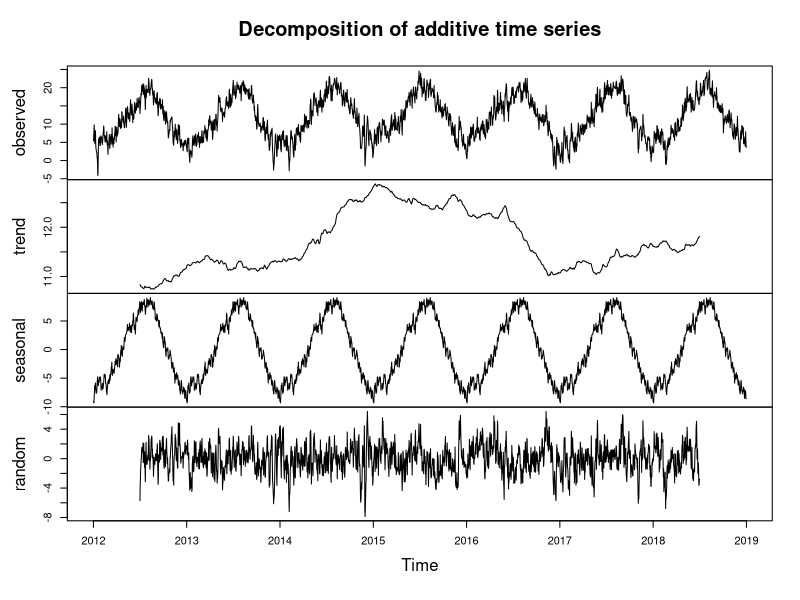
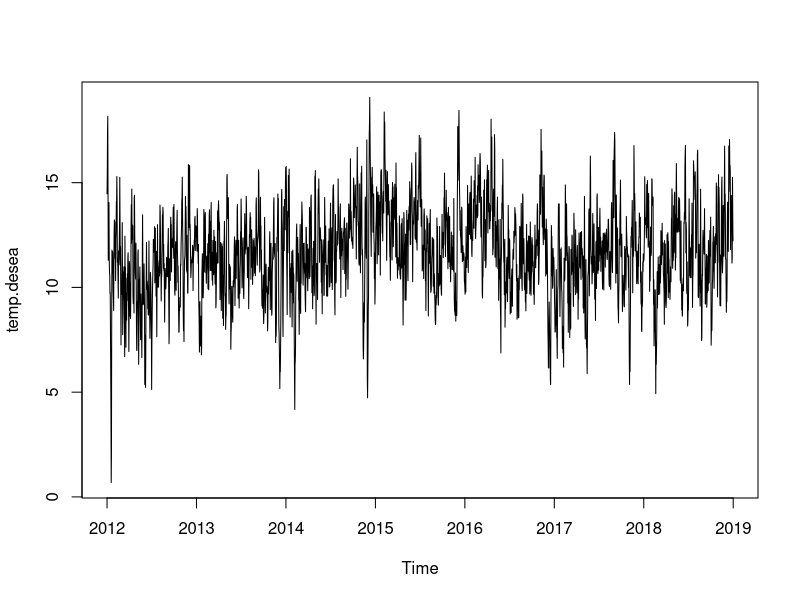
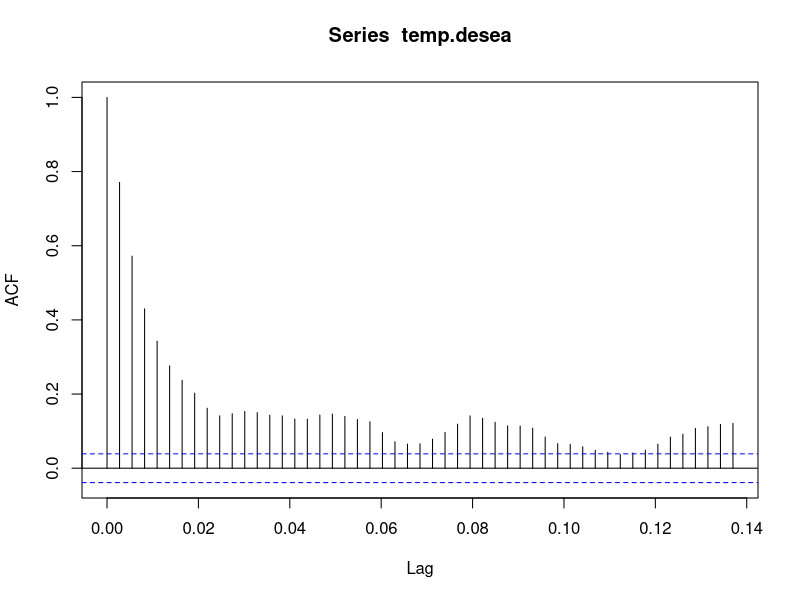
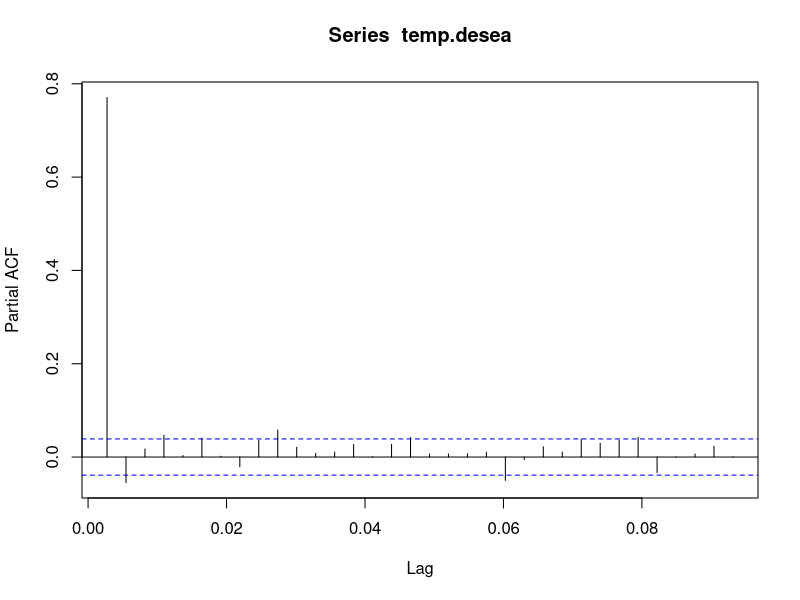
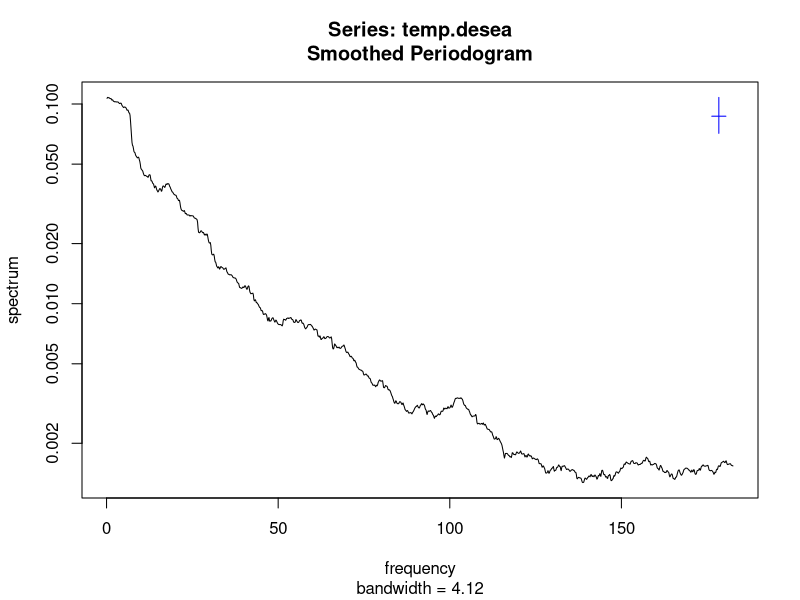
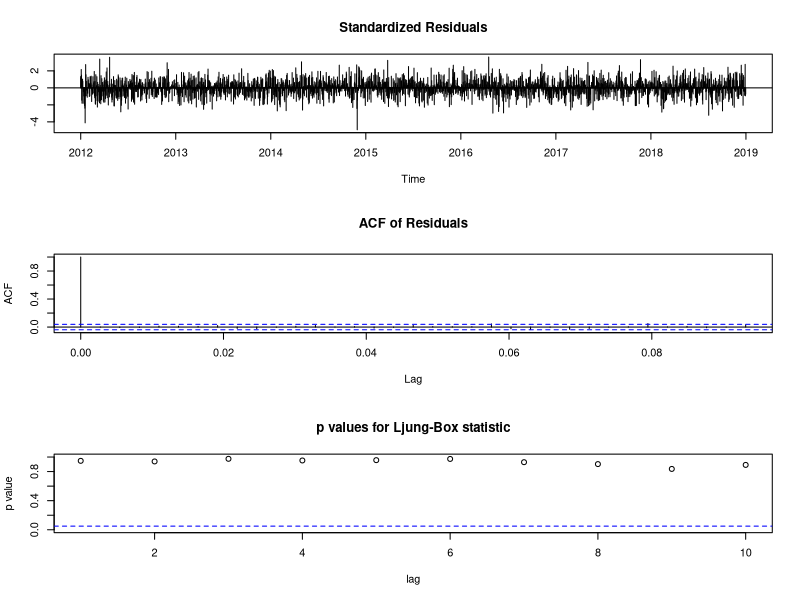
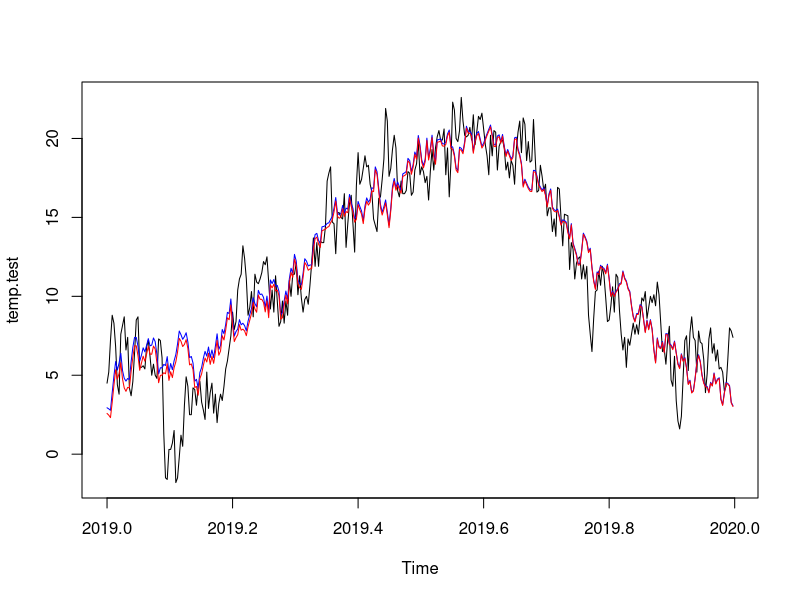
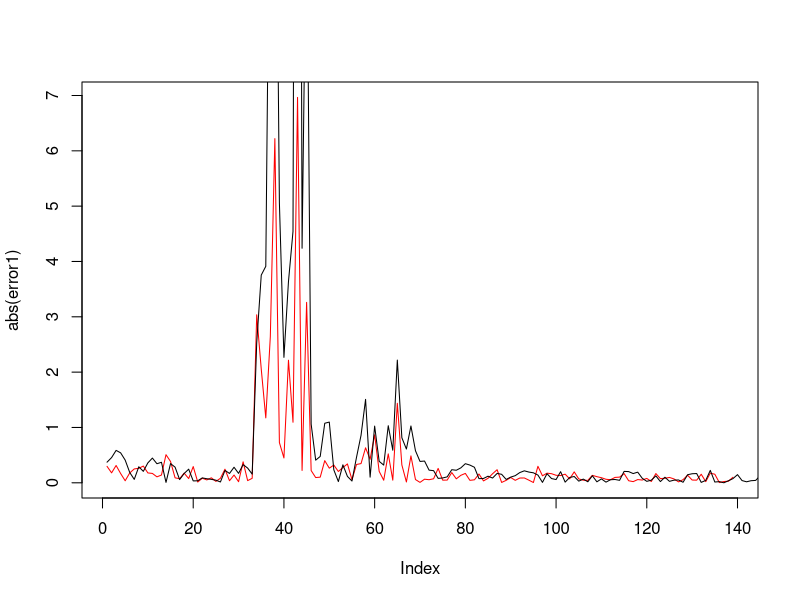

Source code (R) for these figures, in order:
## ---- chunk 1
knitr::opts_chunk$set(echo = TRUE)
#install.packages('kableExtra')
#install.packages("dplyr")
#install.packages('zoo')
#install.packages("tseries")
library(tidyverse)
library(zoo)
library(tseries)
library(kableExtra)
## ---- chunk 2
climate_sub <- read.csv("climate.csv", header=TRUE)%>%select(Date.Time, Mean.Temp)%>%mutate(Date.Time=as.Date(Date.Time))%>%filter(between(Date.Time, as.Date("2012-01-01"), as.Date("2019-12-31")), Date.Time != as.Date('2012-02-29'),Date.Time != as.Date('2016-02-29'))
## ---- chunk 3
num_rec_date_na<-which(is.na(climate_sub$Date.Time))
num_rec_temp_na<-which(is.na(climate_sub$Mean.Temp))
cat("Initial number of records with NA dates: ", toString(length(num_rec_date_na)), "\n")
cat("Initial number of records with NA temperatures: ", toString(length(num_rec_temp_na)), "\n")
## ---- chunk 4
temp <- na.fill(climate_sub$Mean.Temp,"extend") 

max_mean_temp<-max(temp)
min_mean_temp<-min(temp)

main_var_tbl <- data.frame(
  Variable = c("Date", "Mean Temperature"),
  Type = c("discrete Series", "numerical"),
  Unit = c("date", "celcius"),
  Range = c("[2012-01-01, 2019-12-31]", paste("[",min_mean_temp,",",max_mean_temp,"]"))
)

kable(main_var_tbl, booktabs=T, caption = "Summary of Data Set") %>%
  kable_styling(latex_options = c("scale_down", "HOLD_position"))
## ---- chunk 5
temp.ts <- ts(temp, frequency = 365,start = c(2012,1,1))
train <- 1:(365*7)
temp.train <- ts(temp[train], frequency = 365,start = c(2012,1,1))
temp.test <- ts(temp[-train], frequency = 365,start = c(2019,1,1))
## ---- chunk 6
temp.de <- decompose(temp.train) 
## ---- chunk 7
plot(temp.de)
## ---- chunk 8
options(repr.plot.width=10, repr.plot.height=5)
temp.sea <- temp.de$seasonal
seasonal <- temp.sea[1:365]
temp.desea <- temp.train - temp.sea
adf.test(temp.desea)
## ---- chunk 9
plot(temp.desea)
## ---- chunk 10
acf(temp.desea, lag = 50)
## ---- chunk 11
pacf(temp.desea)
## ---- chunk 12
spec.pgram(temp.desea, spans = 2*sqrt(length(temp.desea)))
## ---- chunk 13
temp.desea.aic <- matrix(0,7,7)
# for (p in 0:6) for (q in 0:6) {
#     temp.desea.aic[p+1,q+1] <- arima(temp.desea, order = c(p, 0, q))$aic
# }

temp.desea.aic <- as.matrix(read.csv("temp.desea.aic.csv", header=T,row.names = 1)) # Alternatively, use this

min(temp.desea.aic)
arma55 <- arima(temp.desea, order = c(5, 0, 5))
temp.desea.aic

## ---- chunk 14
Box.test(arma55$residuals)
## ---- chunk 15
tsdiag(arma55)
## ---- chunk 16
temp.pred.full <- seasonal + predict(arma55, 365)$pred
## ---- chunk 17
temp.mean <- arima(temp.desea, order = c(0, 0, 0))
temp.pred.sea <- seasonal + predict(temp.mean,365)$pred
## ---- chunk 18
options(repr.plot.width=8, repr.plot.height=6)
plot(temp.test)
lines(temp.pred.full,col = 'blue')
lines(temp.pred.sea,col = 'red')
## ---- chunk 19
seasonal <- decompose(temp.ts)$seasonal
temp.desea <- temp.ts - seasonal

seasonal <- decompose(temp.ts)$seasonal
temp.desea <- temp.ts - seasonal 
error1 <- vector()
# for (i in (365*7):(365*8-1)) {
#    train <- 1:i
#    temp.train <- ts(temp.desea[train], frequency = 365,start = c(2012,1,1))
#    test <- temp[i+1]
#    
#    arma55 <- arima(temp.train, order = c(5, 0, 5))
#    pred <- predict(arma55, 1)$pred + seasonal[i+1]
#    
#    error1[i-(365*7)+1] <- (pred - test)/test
# }

error1 <- read.csv("error1.csv", header=T)$x # alternatively run this

## ---- chunk 20
mean <- mean(temp.ts)
error2 <- vector()
for (i in (365*7):(365*8-1)) {
  test <- temp[i+1]
  pred <- seasonal[i+1] + mean
  error2[i-(365*7)+1] <- (pred - test)/test
}
## ---- chunk 21
plot(abs(error1),type = 'l', col = 'red') 
lines(abs(error2),type = 'l') 
summary(abs(error1))
summary(abs(error2))
